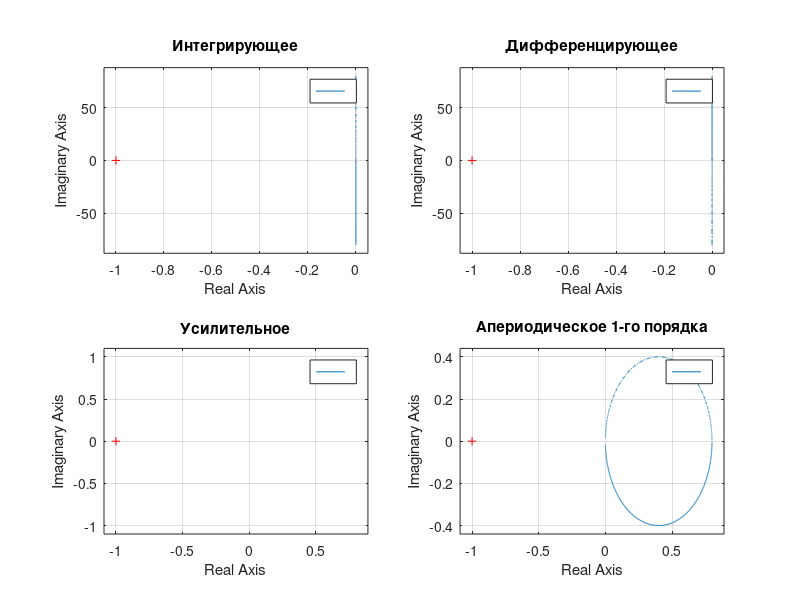
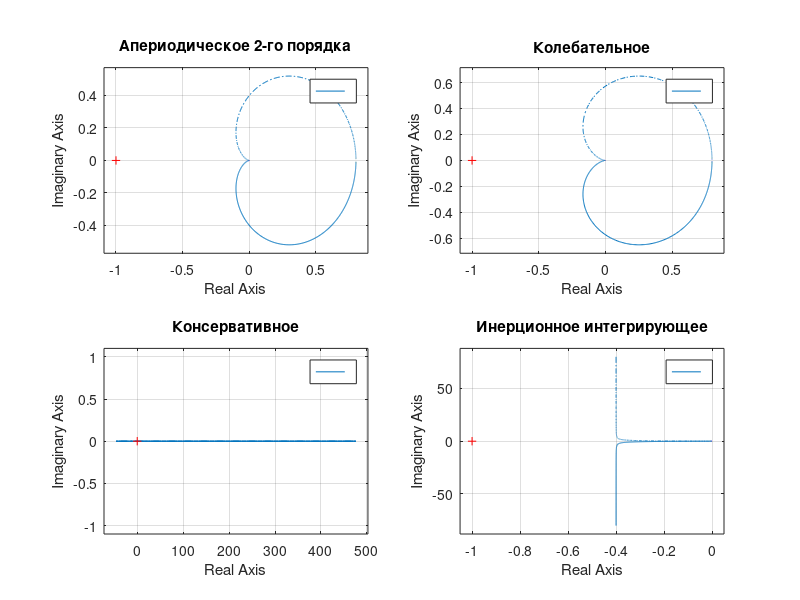
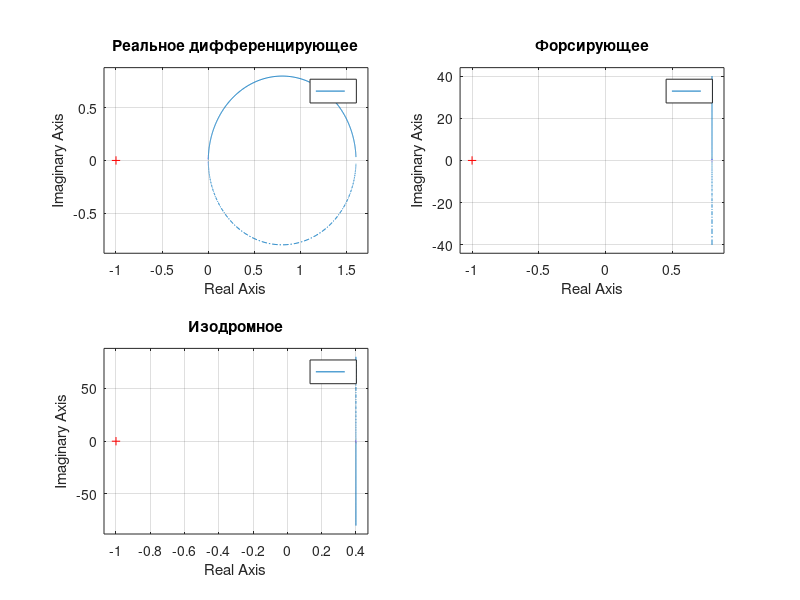

Here is the MATLAB script that generated these plots, in order: (Note: this script raises an error after producing the figures.)
clc; clear; close all;

s = tf('s');

K0 = 0.8;
T0 = 0.5;
T1 = 0.7;
T2 = 0.5;
T1a = 2*T2;
K_values = [0.8 1 2 5];
T_values = [0.5 1 2 5];

w = logspace(-2, 2, 1000);

names = {
    'Интегрирующее', 'Дифференцирующее', 'Усилительное', ...
    'Апериодическое 1-го порядка', 'Апериодическое 2-го порядка', 'Колебательное', ...
    'Консервативное', 'Инерционное интегрирующее', 'Реальное дифференцирующее', ...
    'Форсирующее', 'Изодромное'
    };

W = {
    @(K,T) K/s
    @(K,T) K*s
    @(K,T) tf(K)
    @(K,T) K/(T*s + 1)
    @(K,T) K/(T2^2*s^2 + T1a*s + 1)
    @(K,T) K/(T2^2*s^2 + T1*s + 1)
    @(K,T) K/(T*s^2 + 1)
    @(K,T) K/(s*(T*s + 1))
    @(K,T) K*s/(T*s + 1)
    @(K,T) K*(T*s + 1)
    @(K,T) K*(T*s + 1)/s
};

% Группировка звеньев для графиков
groups = {1:4, 5:8, 9:11};
groupsT = {[4 7 8 9], [10 11]};

%% АФЧХ
for g = 1:length(groups)
    figure('Color', 'w', 'Position', [100 80 1100 800]);
    for k = 1:length(groups{g})
        n = groups{g}(k);
        subplot(2, 2, k);
        nyquist(W{n}(K0, T0), w);
        grid on;
        title(names{n});
    end
end

%% Вспомогательная функция для построения графиков ЛАЧХ и ЛФЧХ
function bode_window(idxs, W, names, K, T, labels, w)
figure('Color', 'w', 'Position', [100 80 1100 800]);
outer = tiledlayout(2, 2, 'TileSpacing', 'loose');
for k = 1:length(idxs)
    n = idxs(k);
    inner = tiledlayout(outer, 2, 1, 'TileSpacing', 'compact');
    inner.Layout.Tile = k;
    ax1 = nexttile(inner);  hold(ax1, 'on');  grid(ax1, 'on');
    ax2 = nexttile(inner);  hold(ax2, 'on');  grid(ax2, 'on');
    for j = 1:length(K)
        [mag, ph] = bode(W{n}(K(j), T(j)), w);
        semilogx(ax1, w, 20*log10(squeeze(mag)));
        semilogx(ax2, w, squeeze(ph));
    end
    set([ax1 ax2], 'XScale', 'log');
    xlim(ax1, [w(1) w(end)]);
    xlim(ax2, [w(1) w(end)]);
    title(ax1, names{n});
    ylabel(ax1, 'L, дБ');
    ylabel(ax2, '\psi, град');
    xlabel(ax2, '\omega, рад/с');
    if k == 1
        legend(ax1, labels, 'Location', 'best');
    end
end
end

%% ЛАЧХ и ЛФЧХ при изменении K
labelsK = arrayfun(@(k) sprintf('K = %.2g', k), K_values, 'UniformOutput', false);
for g = 1:length(groups)
    bode_window(groups{g}, W, names, K_values, T0*ones(size(K_values)), labelsK, w);
end

%% ЛАЧХ и ЛФЧХ при изменении T
labelsT = arrayfun(@(t) sprintf('T = %.2g', t), T_values, 'UniformOutput', false);
for g = 1:length(groupsT)
    bode_window(groupsT{g}, W, names, K0*ones(size(T_values)), T_values, labelsT, w);
end

%% Сопрягающие частоты
fprintf('Сопрягающие частоты w_c = 1/T:\n');
for i = 1:length(T_values)
    fprintf('T = %.2f c, omega_c = %.3f рад/с\n', T_values(i), 1/T_values(i));
end
